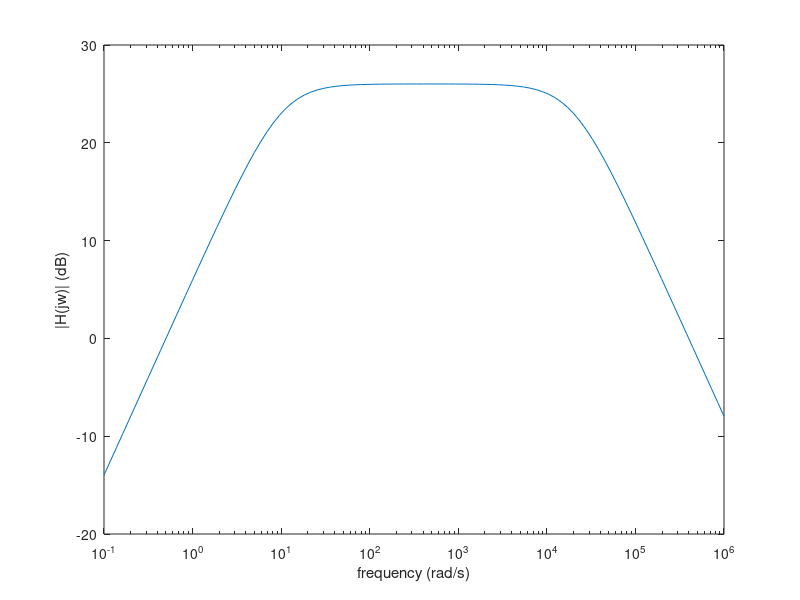

Write MATLAB code to recreate this figure.
 clear;
 clc;
 close all;
 w = logspace(-1,6,100);
 denom = (1+j*w/10) .* (1+j*w/20000);
 H = -2*j*w ./ denom;
 Hdb = 20*log10(abs(H));
 semilogx(w,Hdb)
 xlabel('frequency (rad/s)')
 ylabel ('|H(jw)| (dB)')